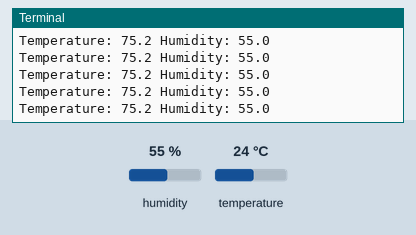
Recording of a program running on a simulated Raspberry Pi (header pin numbers). On the bench: the last lines printed to the terminal. The inputs (shaded band) are chosen by the test bench; at power-on: humidity 55 %, temperature 24 °C.

Above: at 1.2 s.
1.3 s: humidity set to 22 %
At 1.65 s:
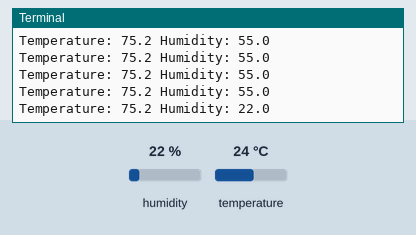
2.8 s: temperature set to 12 °C
At 3.02 s:
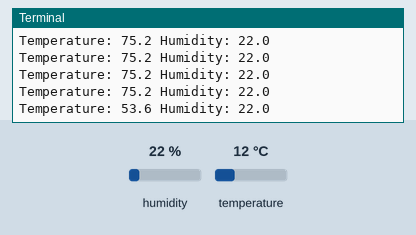
4.3 s: humidity set to 40 %
At 4.4 s:
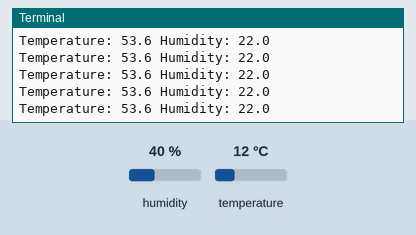
Timing chart, 0 to 7.3 s (numbered marks = the images above; inputs shaded):
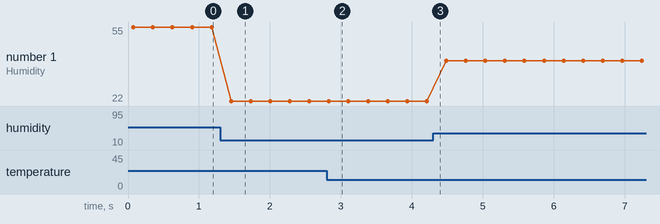

The program:

lesson25_temp_humidity_sensor.py
```python
from time import sleep
import dht11
from _App import App

def main():
    fps = 0.2
    sensor = dht11.DHT11(17)

    while True:
        result = sensor.read()
        if result.is_valid():
            temperature = round(result.temperature * (9.0/5.0) + 32, 1)
            print("Temperature:", temperature, "Humidity:", result.humidity)
        sleep(fps)

app = App()
app.main = lambda: main()
app.run()
```

_App.py
```python
from enum import Enum
from types import LambdaType
import RPi.GPIO as GPIO

class PinType(Enum):
    BCM = GPIO.BCM
    BOARD = GPIO.BOARD

class App(object):
    def __init__(self, type: PinType = PinType.BCM):
        self.__type = type
        self.__main = None
        super().__init__()
        GPIO.setmode(type.value)

    def __del__(self):
        self.close()

    @property
    def type(self) -> PinType:
        return self.__type

    @property
    def main(self) -> LambdaType:
        return self.__main

    @main.setter
    def main(self, newValue: LambdaType):
        if self.__type is not None:
            self.__main = newValue

    def run(self):
        try:
            if self.__main is not None:
                self.__main()
        except KeyboardInterrupt:
            print(' Interrupted')
        self.close()

    def close(self):
        self.__main = None
        if self.__type is not None:
            self.__type = None
            GPIO.cleanup()
            print("Done!")
```

Measured:
- after the input at 1.3 s, the terminal: prints a new line after 0.15 s (image 1)
- after the input at 2.8 s, the terminal: prints a new line at once (image 2)
- plotted number 1: 55 → 22 after the input at 1.3 s, 22 → 40 after the input at 4.3 s
